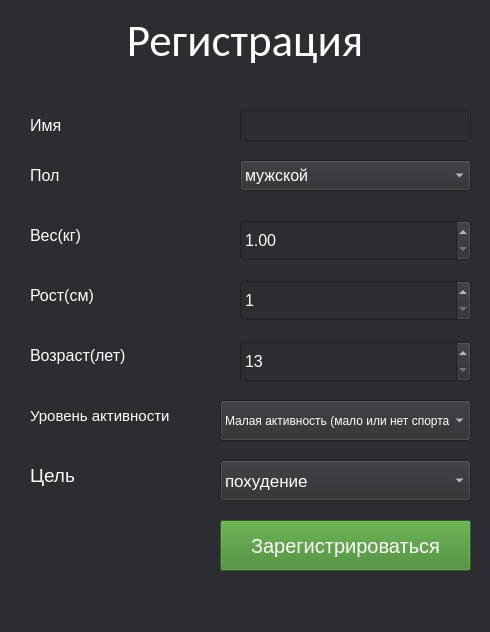
<?xml version="1.0" encoding="UTF-8"?>
<ui version="4.0">
 <class>Registration</class>
 <widget class="QMainWindow" name="Registration">
  <property name="geometry">
   <rect>
    <x>0</x>
    <y>0</y>
    <width>490</width>
    <height>632</height>
   </rect>
  </property>
  <property name="minimumSize">
   <size>
    <width>490</width>
    <height>632</height>
   </size>
  </property>
  <property name="maximumSize">
   <size>
    <width>490</width>
    <height>632</height>
   </size>
  </property>
  <property name="font">
   <font>
    <pointsize>15</pointsize>
   </font>
  </property>
  <property name="windowTitle">
   <string>MainWindow</string>
  </property>
  <property name="windowIcon">
   <iconset>
    <normaloff>../images/add-user.png</normaloff>../images/add-user.png</iconset>
  </property>
  <property name="styleSheet">
   <string notr="true">background-color:#2B2D30;</string>
  </property>
  <widget class="QWidget" name="centralwidget">
   <widget class="QLabel" name="label">
    <property name="geometry">
     <rect>
      <x>0</x>
      <y>0</y>
      <width>490</width>
      <height>81</height>
     </rect>
    </property>
    <property name="font">
     <font>
      <family>Calibri</family>
      <pointsize>34</pointsize>
      <weight>50</weight>
      <bold>false</bold>
      <kerning>true</kerning>
     </font>
    </property>
    <property name="styleSheet">
     <string notr="true">color: rgb(255, 255, 255);
border: 20px;
border-color: rgb(60, 133, 39);</string>
    </property>
    <property name="text">
     <string>Регистрация</string>
    </property>
    <property name="alignment">
     <set>Qt::AlignCenter</set>
    </property>
   </widget>
   <widget class="QPushButton" name="Button">
    <property name="geometry">
     <rect>
      <x>220</x>
      <y>520</y>
      <width>251</width>
      <height>51</height>
     </rect>
    </property>
    <property name="font">
     <font>
      <pointsize>15</pointsize>
     </font>
    </property>
    <property name="styleSheet">
     <string notr="true">background-color: rgb(60, 133, 39);
color: rgb(255, 255, 255);</string>
    </property>
    <property name="text">
     <string>Зарегистрироваться</string>
    </property>
   </widget>
   <widget class="QLineEdit" name="name">
    <property name="geometry">
     <rect>
      <x>240</x>
      <y>110</y>
      <width>231</width>
      <height>31</height>
     </rect>
    </property>
    <property name="font">
     <font>
      <pointsize>12</pointsize>
     </font>
    </property>
    <property name="styleSheet">
     <string notr="true">color: rgb(255, 255, 255);</string>
    </property>
   </widget>
   <widget class="QLabel" name="label_2">
    <property name="geometry">
     <rect>
      <x>30</x>
      <y>110</y>
      <width>191</width>
      <height>31</height>
     </rect>
    </property>
    <property name="font">
     <font>
      <pointsize>12</pointsize>
      <weight>50</weight>
      <bold>false</bold>
     </font>
    </property>
    <property name="styleSheet">
     <string notr="true">color: rgb(255, 255, 255);</string>
    </property>
    <property name="text">
     <string>Имя</string>
    </property>
   </widget>
   <widget class="QLabel" name="label_3">
    <property name="geometry">
     <rect>
      <x>30</x>
      <y>160</y>
      <width>191</width>
      <height>31</height>
     </rect>
    </property>
    <property name="font">
     <font>
      <pointsize>12</pointsize>
      <weight>50</weight>
      <bold>false</bold>
     </font>
    </property>
    <property name="styleSheet">
     <string notr="true">color: rgb(255, 255, 255);</string>
    </property>
    <property name="text">
     <string>Пол</string>
    </property>
   </widget>
   <widget class="QLabel" name="label_4">
    <property name="geometry">
     <rect>
      <x>30</x>
      <y>220</y>
      <width>191</width>
      <height>31</height>
     </rect>
    </property>
    <property name="font">
     <font>
      <pointsize>12</pointsize>
      <weight>50</weight>
      <bold>false</bold>
     </font>
    </property>
    <property name="styleSheet">
     <string notr="true">color: rgb(255, 255, 255);</string>
    </property>
    <property name="text">
     <string>Вес(кг)</string>
    </property>
   </widget>
   <widget class="QDoubleSpinBox" name="weight">
    <property name="geometry">
     <rect>
      <x>240</x>
      <y>220</y>
      <width>231</width>
      <height>41</height>
     </rect>
    </property>
    <property name="font">
     <font>
      <pointsize>12</pointsize>
     </font>
    </property>
    <property name="styleSheet">
     <string notr="true">border-color: rgb(255, 255, 255);
color: rgb(255, 255, 255);</string>
    </property>
    <property name="minimum">
     <double>1.000000000000000</double>
    </property>
    <property name="maximum">
     <double>300.990000000000009</double>
    </property>
   </widget>
   <widget class="QLabel" name="label_5">
    <property name="geometry">
     <rect>
      <x>30</x>
      <y>280</y>
      <width>191</width>
      <height>31</height>
     </rect>
    </property>
    <property name="font">
     <font>
      <pointsize>12</pointsize>
      <weight>50</weight>
      <bold>false</bold>
     </font>
    </property>
    <property name="styleSheet">
     <string notr="true">color: rgb(255, 255, 255);</string>
    </property>
    <property name="text">
     <string>Рост(см)</string>
    </property>
   </widget>
   <widget class="QLabel" name="label_6">
    <property name="geometry">
     <rect>
      <x>30</x>
      <y>340</y>
      <width>191</width>
      <height>31</height>
     </rect>
    </property>
    <property name="font">
     <font>
      <pointsize>12</pointsize>
      <weight>50</weight>
      <bold>false</bold>
     </font>
    </property>
    <property name="styleSheet">
     <string notr="true">color: rgb(255, 255, 255);</string>
    </property>
    <property name="text">
     <string>Возраст(лет)</string>
    </property>
   </widget>
   <widget class="QLabel" name="label_7">
    <property name="geometry">
     <rect>
      <x>30</x>
      <y>400</y>
      <width>171</width>
      <height>31</height>
     </rect>
    </property>
    <property name="font">
     <font>
      <pointsize>11</pointsize>
      <weight>50</weight>
      <bold>false</bold>
     </font>
    </property>
    <property name="styleSheet">
     <string notr="true">color: rgb(255, 255, 255);</string>
    </property>
    <property name="text">
     <string>Уровень активности</string>
    </property>
   </widget>
   <widget class="QComboBox" name="activity">
    <property name="geometry">
     <rect>
      <x>220</x>
      <y>400</y>
      <width>251</width>
      <height>41</height>
     </rect>
    </property>
    <property name="font">
     <font>
      <pointsize>9</pointsize>
     </font>
    </property>
    <property name="styleSheet">
     <string notr="true">border-color: rgb(255, 255, 255);
color: rgb(255, 255, 255);</string>
    </property>
    <item>
     <property name="text">
      <string>Малая активность (мало или нет спорта)</string>
     </property>
    </item>
    <item>
     <property name="text">
      <string>Невысокая активность (спорт 1-3 дня в неделю)</string>
     </property>
    </item>
    <item>
     <property name="text">
      <string>Умеренная активность (спорт 3-5 дней в неделю)</string>
     </property>
    </item>
    <item>
     <property name="text">
      <string>Высокая активность (спорт 6-7 дней в неделю)</string>
     </property>
    </item>
    <item>
     <property name="text">
      <string>Очень высокая активность (тяжёлые физические упражнения)</string>
     </property>
    </item>
   </widget>
   <widget class="QComboBox" name="male">
    <property name="geometry">
     <rect>
      <x>240</x>
      <y>160</y>
      <width>231</width>
      <height>31</height>
     </rect>
    </property>
    <property name="font">
     <font>
      <pointsize>12</pointsize>
     </font>
    </property>
    <property name="styleSheet">
     <string notr="true">border-color: rgb(255, 255, 255);
color: rgb(255, 255, 255);</string>
    </property>
    <item>
     <property name="text">
      <string>мужской</string>
     </property>
    </item>
    <item>
     <property name="text">
      <string>женский</string>
     </property>
    </item>
   </widget>
   <widget class="QComboBox" name="target">
    <property name="geometry">
     <rect>
      <x>220</x>
      <y>460</y>
      <width>251</width>
      <height>41</height>
     </rect>
    </property>
    <property name="font">
     <font>
      <pointsize>13</pointsize>
     </font>
    </property>
    <property name="styleSheet">
     <string notr="true">border-color: rgb(255, 255, 255);
color: rgb(255, 255, 255);</string>
    </property>
    <item>
     <property name="text">
      <string>похудение</string>
     </property>
    </item>
    <item>
     <property name="text">
      <string>удержание веса</string>
     </property>
    </item>
    <item>
     <property name="text">
      <string>набор массы</string>
     </property>
    </item>
   </widget>
   <widget class="QLabel" name="label_8">
    <property name="geometry">
     <rect>
      <x>30</x>
      <y>460</y>
      <width>171</width>
      <height>31</height>
     </rect>
    </property>
    <property name="font">
     <font>
      <pointsize>14</pointsize>
      <weight>50</weight>
      <bold>false</bold>
     </font>
    </property>
    <property name="styleSheet">
     <string notr="true">color: rgb(255, 255, 255);</string>
    </property>
    <property name="text">
     <string>Цель</string>
    </property>
   </widget>
   <widget class="QSpinBox" name="age">
    <property name="geometry">
     <rect>
      <x>240</x>
      <y>341</y>
      <width>231</width>
      <height>41</height>
     </rect>
    </property>
    <property name="font">
     <font>
      <pointsize>12</pointsize>
     </font>
    </property>
    <property name="styleSheet">
     <string notr="true">border-color: rgb(255, 255, 255);
color: rgb(255, 255, 255);</string>
    </property>
    <property name="minimum">
     <number>13</number>
    </property>
    <property name="maximum">
     <number>300</number>
    </property>
   </widget>
   <widget class="QSpinBox" name="height">
    <property name="geometry">
     <rect>
      <x>240</x>
      <y>280</y>
      <width>231</width>
      <height>41</height>
     </rect>
    </property>
    <property name="font">
     <font>
      <pointsize>12</pointsize>
     </font>
    </property>
    <property name="styleSheet">
     <string notr="true">border-color: rgb(255, 255, 255);
color: rgb(255, 255, 255);</string>
    </property>
    <property name="minimum">
     <number>1</number>
    </property>
    <property name="maximum">
     <number>300</number>
    </property>
   </widget>
  </widget>
  <widget class="QMenuBar" name="menubar">
   <property name="geometry">
    <rect>
     <x>0</x>
     <y>0</y>
     <width>490</width>
     <height>21</height>
    </rect>
   </property>
  </widget>
  <widget class="QStatusBar" name="statusbar"/>
 </widget>
 <resources/>
 <connections/>
</ui>
